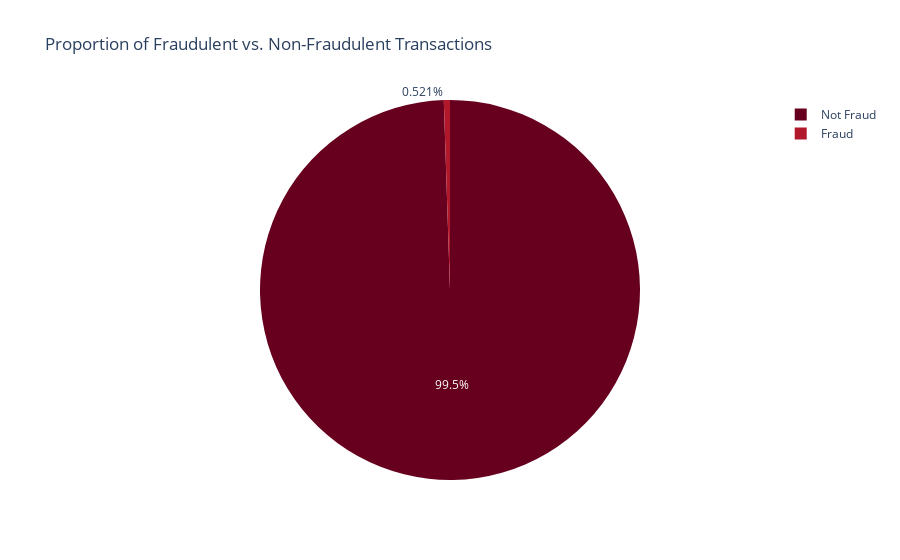

Source (notebook cell):
### Markdown cell above
### 2.2 Analyzing the Target Variable: `is_fraud`
This is the most critical step in a classification problem. We need to understand the distribution of our target variable.

### Code cell
fraud_counts = df_full['is_fraud'].value_counts()
fraud_percentage = df_full['is_fraud'].value_counts(normalize=True) * 100

fig = px.pie(values=fraud_counts.values, 
             names=['Not Fraud', 'Fraud'], 
             title='Proportion of Fraudulent vs. Non-Fraudulent Transactions',
             color_discrete_sequence=px.colors.sequential.RdBu)
fig.show()

print(f"Fraudulent transactions make up only {fraud_percentage[1]:.2f}% of the dataset.")

### Figure 1 — Plotly figure (JSON) as saved in the notebook; plotly's stock layout.template omitted (floating-point values rounded to 4 significant figures)
{"data": [{"domain": {"x": [0, 1], "y": [0, 1]}, "hovertemplate": "label=%{label}<br>value=%{value}<extra></extra>", "labels": ["Not Fraud", "Fraud"], "legendgroup": "", "name": "", "showlegend": true, "type": "pie", "values": [1842743, 9651]}], "layout": {"autosize": true, "legend": {"tracegroupgap": 0}, "piecolorway": ["rgb(103,0,31)", "rgb(178,24,43)", "rgb(214,96,77)", "rgb(244,165,130)", "rgb(253,219,199)", "rgb(247,247,247)", "rgb(209,229,240)", "rgb(146,197,222)", "rgb(67,147,195)", "rgb(33,102,172)", "rgb(5,48,97)"], "title": {"text": "Proportion of Fraudulent vs. Non-Fraudulent Transactions"}}}
